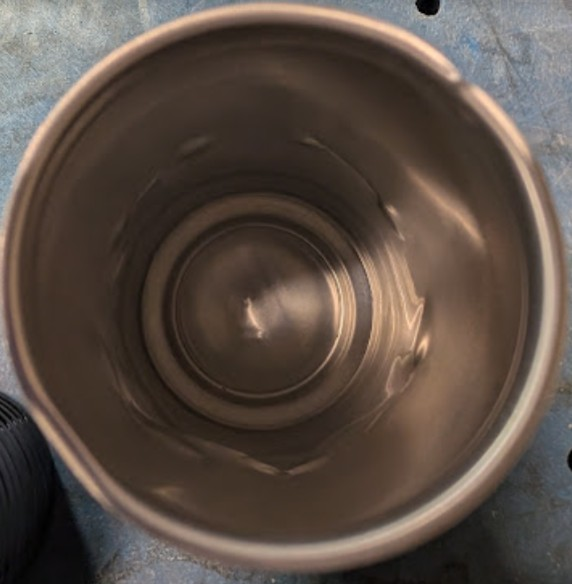
#> input picture can_top.jpg, 572 x 584 px, given in place of the camera
$ python opencv_test.py
#> lines starting #> are read from the running program, lines starting #| are printed output that depends on the picture; after the words box and inside, x2 and y2 are one past the last pixel; in counts of white or black regions, pixels touching at a corner belong together
import cv2
import time
import numpy as np
import keyboard
from matplotlib import pyplot as plt


# --------------------------------------------------
# 1. Camera setup
# --------------------------------------------------

CAMERA_INDEX = 0

print(f"Opening camera {CAMERA_INDEX}...")

cap = cv2.VideoCapture(CAMERA_INDEX)

time.sleep(1)

# Set the MJPEG codec first (crucial for high FPS/high resolutions)
cap.set(cv2.CAP_PROP_FOURCC, cv2.VideoWriter_fourcc(*"MJPG"))

# Frame width and height (resolution)
cap.set(cv2.CAP_PROP_FRAME_WIDTH, 1280)
cap.set(cv2.CAP_PROP_FRAME_HEIGHT, 720)

# Set target frames per second (FPS)
cap.set(cv2.CAP_PROP_FPS, 200.0)

# Verify the applied settings
width = cap.get(cv2.CAP_PROP_FRAME_WIDTH)
height = cap.get(cv2.CAP_PROP_FRAME_HEIGHT)
fps = cap.get(cv2.CAP_PROP_FPS)

print(f"Resolution: {width}x{height}")
print(f"FPS: {fps}")


if not cap.isOpened():
    print("Could not open camera.")
    exit()

print("Camera opened successfully!")
print("Press q to quit.")

canny_min = 50
canny_max = 150

# --------------------------------------------------
# 2. Live camera + can top detection
# --------------------------------------------------

while True:

    success, frame = cap.read()
#> frame is the input picture: shape (584, 572, 3); mean B, G, R 69.3, 77.8, 90.3

    if not success or frame is None:
        print("Could not read frame.")
        break


    # --------------------------------------------------
    # Convert to grayscale
    # --------------------------------------------------

    gray = cv2.cvtColor(frame, cv2.COLOR_BGR2GRAY)

    edges = cv2.Canny(frame, canny_min, canny_max)
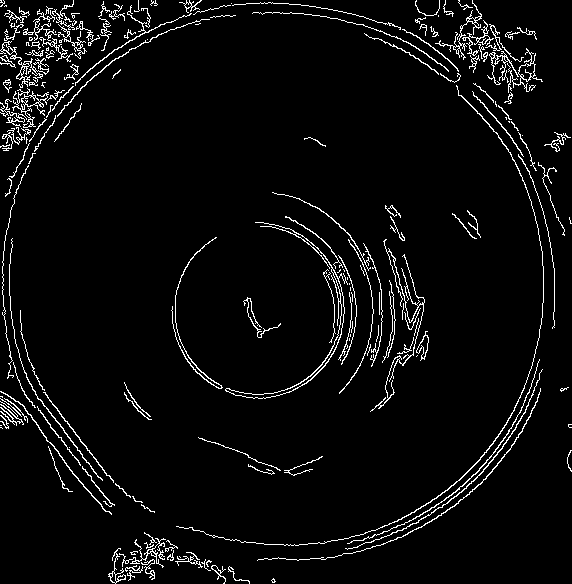
#> edges: shape (584, 572); 4.5% white in thin lines or dots

    # --------------------------------------------------
    # Blur image to reduce noise
    # --------------------------------------------------

    blurred = cv2.GaussianBlur(
        gray,
        (9, 9),
        2
    )

    edges_blurred = cv2.Canny(blurred, canny_min, canny_max)
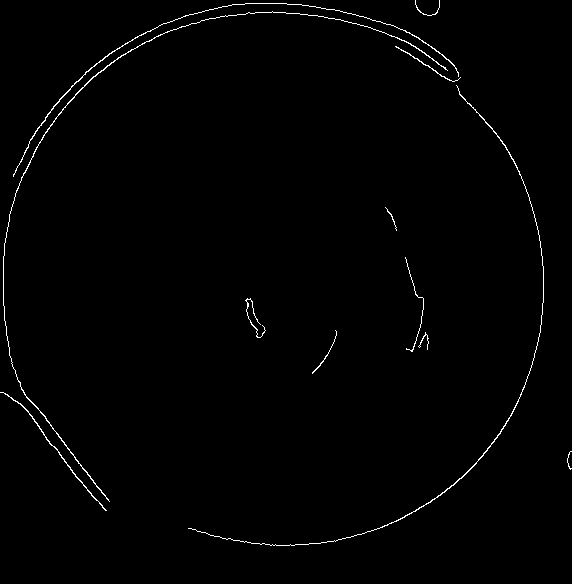
#> edges_blurred: shape (584, 572); 0.94% white in thin lines or dots


    # --------------------------------------------------
    # Detect circular shapes
    # --------------------------------------------------

    circles = cv2.HoughCircles(
        edges_blurred,
        cv2.HOUGH_GRADIENT,
        dp=1,
        minDist=100,
        param1=100,
        param2=100,
        minRadius=40,
        maxRadius=1000
    )
#> circles = None


    # --------------------------------------------------
    # Draw detected circles
    # --------------------------------------------------

    if circles is not None:

        circles = np.round(circles[0,:]).astype("int")

        for circle in circles:

            x = int(circle[0])
            y = int(circle[1])
            radius = int(circle[2])


            # Draw detected circle
            cv2.circle(
                frame,
                (x, y),
                radius,
                (0, 255, 0),
                3
            )


            # Draw center
            cv2.circle(
                frame,
                (x, y),
                5,
                (0, 0, 255),
                -1
            )


            # Add text
            cv2.putText(
                frame,
                f"Can top detected - Radius: {radius}px",
                (x - 150, y - radius - 15),
                cv2.FONT_HERSHEY_SIMPLEX,
                0.6,
                (0, 255, 0),
                2
            )


    # --------------------------------------------------
    # Show camera
    # --------------------------------------------------

    # Text Info
    cv2.putText(edges, "Color - Edges", (20, 30), cv2.FONT_HERSHEY_SIMPLEX, 1, (255, 0, 0), 2)
    cv2.putText(edges, f"Canny Max: {canny_max}", (20, 60), cv2.FONT_HERSHEY_SIMPLEX, 1, (255, 0, 0), 2)
    cv2.putText(edges, f"Canny Min: {canny_min}", (20, 90), cv2.FONT_HERSHEY_SIMPLEX, 1, (255, 0, 0), 2)
#> edges: shape (584, 572); 5.6% white in thin lines or dots
    cv2.putText(edges_blurred, "Blurred - Edges", (20, 30), cv2.FONT_HERSHEY_SIMPLEX, 1, (255, 0, 0), 2)
    cv2.putText(edges_blurred, f"Canny Max: {canny_max}", (20, 60), cv2.FONT_HERSHEY_SIMPLEX, 1, (255, 0, 0), 2)
    cv2.putText(edges_blurred, f"Canny Min: {canny_min}", (20, 90), cv2.FONT_HERSHEY_SIMPLEX, 1, (255, 0, 0), 2)
#> edges_blurred: shape (584, 572); 2.3% white in thin lines or dots
    cv2.putText(frame, "Color", (20, 30), cv2.FONT_HERSHEY_SIMPLEX, 1, (255, 0, 0), 2)
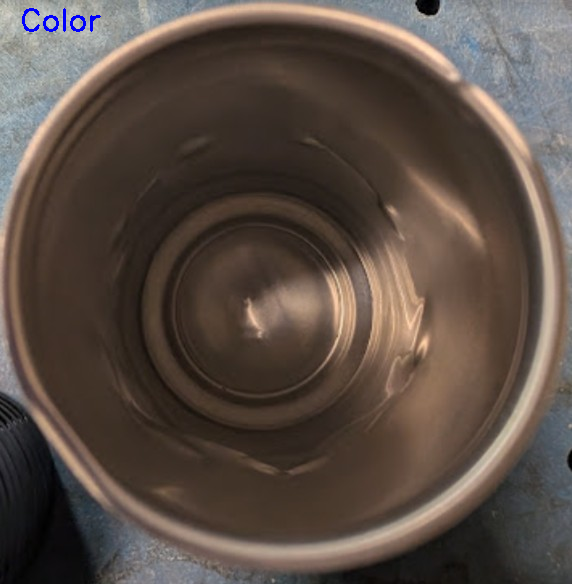
#> frame: shape (584, 572, 3); 0.16% of pixels changed, all inside (x1, y1, x2, y2) = (22, 8, 101, 32)
    cv2.putText(blurred, "Blurred", (20, 30), cv2.FONT_HERSHEY_SIMPLEX, 1, (255, 0, 0), 2)
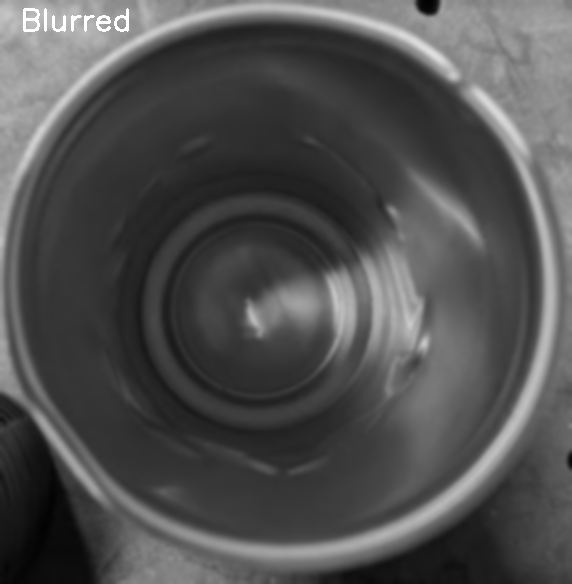
#> blurred: shape (584, 572); min 2, max 255, mean 80.8

    #cv2.imshow("Can Defect Detection", frame)
    #cv2.imshow('Blurred Image', edges)

    edges_bgr = cv2.cvtColor(edges, cv2.COLOR_GRAY2BGR)
#> edges_bgr: shape (584, 572, 3); 5.6% white in thin lines or dots
    edges_blurred_bgr = cv2.cvtColor(edges_blurred, cv2.COLOR_GRAY2BGR)
#> edges_blurred_bgr: shape (584, 572, 3); 2.3% white in thin lines or dots
    blurred_bgr = cv2.cvtColor(blurred, cv2.COLOR_GRAY2BGR)
    combined_frame_top = cv2.hconcat([frame, edges_bgr])
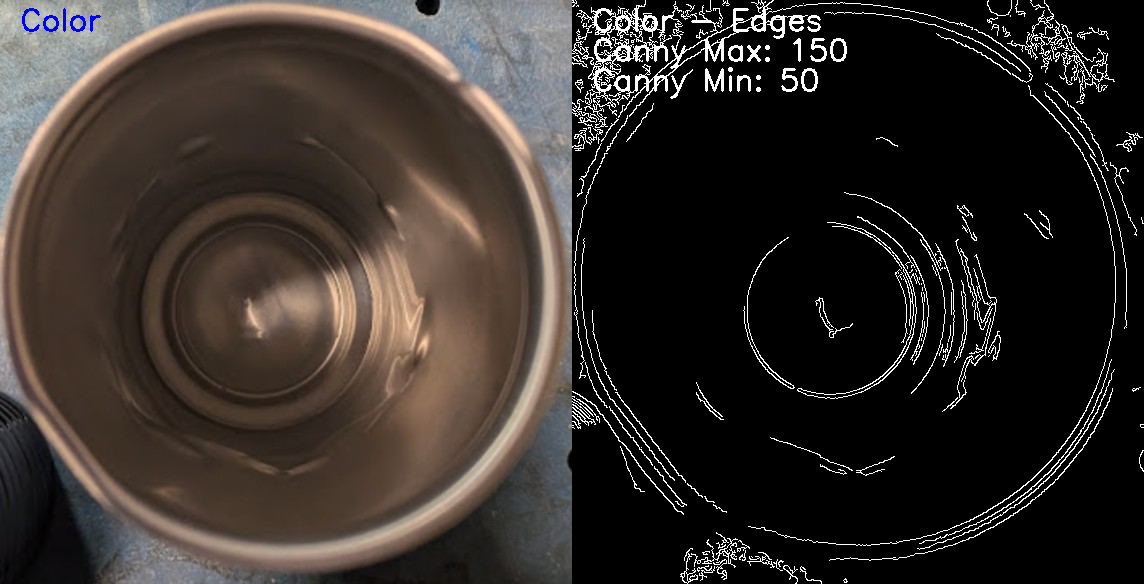
#> combined_frame_top: shape (584, 1144, 3); mean B, G, R 41.9, 45.9, 52.2
    combined_frame_bottom = cv2.hconcat([blurred_bgr, edges_blurred_bgr])
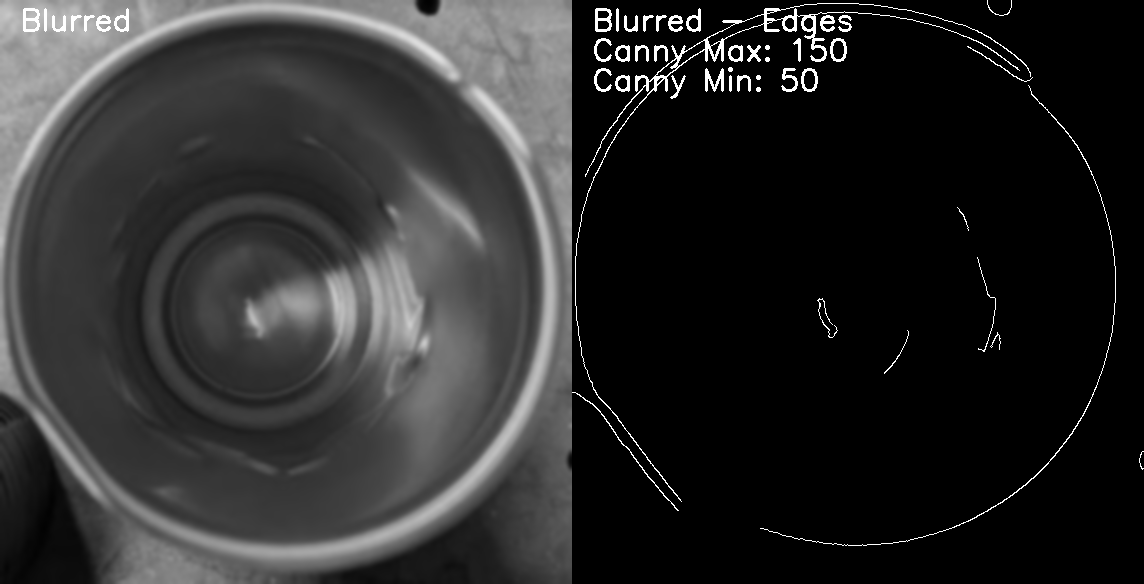
#> combined_frame_bottom: shape (584, 1144, 3); min 0, max 255, mean 43.4
    combined_frame = cv2.vconcat([combined_frame_top, combined_frame_bottom])
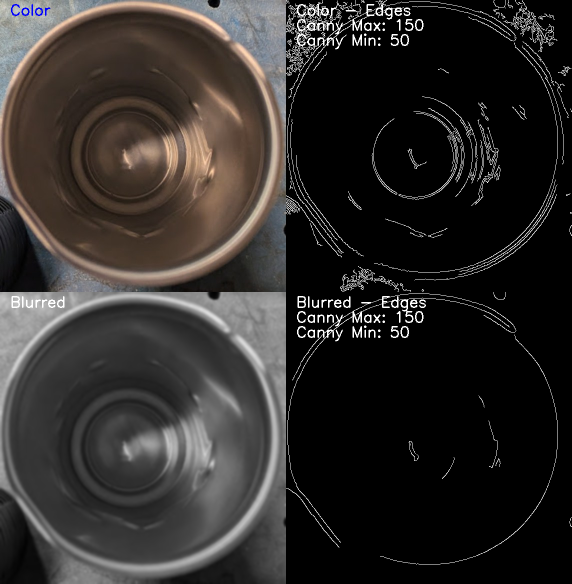
#> combined_frame: shape (1168, 1144, 3) (shown at 1/2 size); mean B, G, R 42.6, 44.6, 47.8

    cv2.imshow('Side by Side with Spacing', combined_frame)

    # Press q to quit
    key = cv2.waitKey(1) & 0xFF
#> (key q is pressed here)

    match key:
        case 27:
            break
        case 113:  # ord("q")
            break
        case 116:  # ord("t")
            canny_max += 10
        case 103:  # ord("g")
            canny_max -= 10
        case 121:  # ord("y")
            canny_min += 10
        case 104:  # ord("h")
            canny_min -= 10


# --------------------------------------------------
# 3. Clean up
# --------------------------------------------------

cap.release()

cv2.destroyAllWindows()

print("Camera closed.")
